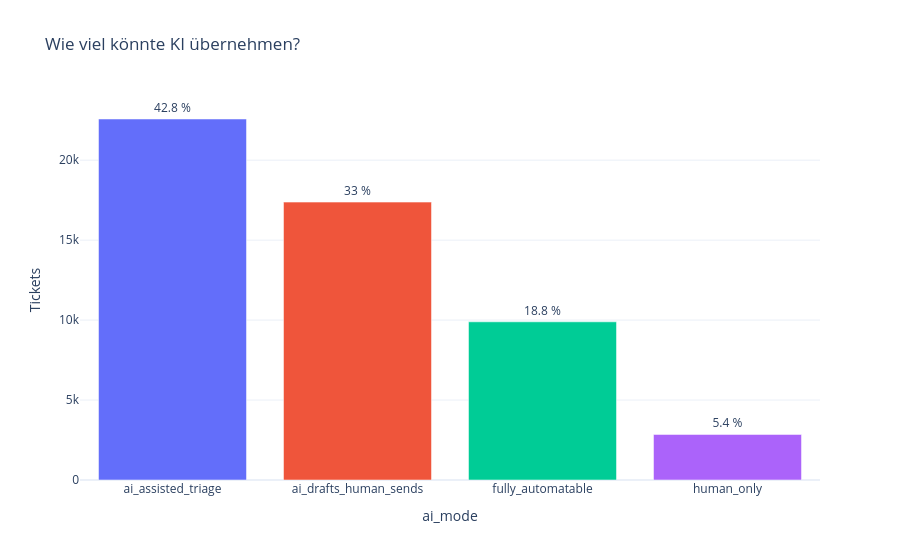

Write notebook code for a chart like this one.
### Code cell
ai_counts = (
    labelled["ai_mode"]
    .value_counts(dropna=False)
    .rename_axis("ai_mode")
    .reset_index(name="Tickets")
)
ai_counts["Anteil %"] = (ai_counts["Tickets"] / len(labelled) * 100).round(1)
display(ai_counts)

figure = px.bar(
    ai_counts,
    x="ai_mode",
    y="Tickets",
    text="Anteil %",
    color="ai_mode",
    title="Wie viel könnte KI übernehmen?",
)
figure.update_traces(texttemplate="%{text} %", textposition="outside")
figure.update_layout(showlegend=False)
figure.show()

### Figure 1 — Plotly figure (JSON) as saved in the notebook; plotly's stock layout.template omitted (floating-point values rounded to 4 significant figures)
{"data": [{"hovertemplate": "ai_mode=%{x}<br>Tickets=%{y}<br>Anteil %=%{text}<extra></extra>", "legendgroup": "ai_assisted_triage", "marker": {"color": "#636efa", "pattern": {"shape": ""}}, "name": "ai_assisted_triage", "orientation": "v", "showlegend": true, "text": [42.8], "textposition": "outside", "texttemplate": "%{text} %", "type": "bar", "x": ["ai_assisted_triage"], "xaxis": "x", "y": [22575], "yaxis": "y"}, {"hovertemplate": "ai_mode=%{x}<br>Tickets=%{y}<br>Anteil %=%{text}<extra></extra>", "legendgroup": "ai_drafts_human_sends", "marker": {"color": "#EF553B", "pattern": {"shape": ""}}, "name": "ai_drafts_human_sends", "orientation": "v", "showlegend": true, "text": [33.0], "textposition": "outside", "texttemplate": "%{text} %", "type": "bar", "x": ["ai_drafts_human_sends"], "xaxis": "x", "y": [17378], "yaxis": "y"}, {"hovertemplate": "ai_mode=%{x}<br>Tickets=%{y}<br>Anteil %=%{text}<extra></extra>", "legendgroup": "fully_automatable", "marker": {"color": "#00cc96", "pattern": {"shape": ""}}, "name": "fully_automatable", "orientation": "v", "showlegend": true, "text": [18.8], "textposition": "outside", "texttemplate": "%{text} %", "type": "bar", "x": ["fully_automatable"], "xaxis": "x", "y": [9892], "yaxis": "y"}, {"hovertemplate": "ai_mode=%{x}<br>Tickets=%{y}<br>Anteil %=%{text}<extra></extra>", "legendgroup": "human_only", "marker": {"color": "#ab63fa", "pattern": {"shape": ""}}, "name": "human_only", "orientation": "v", "showlegend": true, "text": [5.4], "textposition": "outside", "texttemplate": "%{text} %", "type": "bar", "x": ["human_only"], "xaxis": "x", "y": [2849], "yaxis": "y"}], "layout": {"barmode": "relative", "legend": {"title": {"text": "ai_mode"}, "tracegroupgap": 0}, "showlegend": false, "title": {"text": "Wie viel könnte KI übernehmen?"}, "xaxis": {"anchor": "y", "categoryarray": ["ai_assisted_triage", "ai_drafts_human_sends", "fully_automatable", "human_only", null], "categoryorder": "array", "domain": [0, 1], "title": {"text": "ai_mode"}}, "yaxis": {"anchor": "x", "domain": [0, 1], "title": {"text": "Tickets"}}}}
